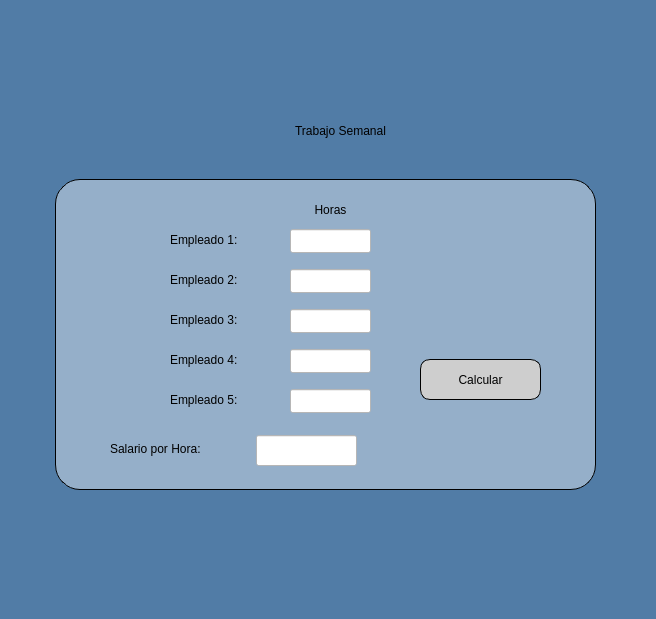
<?xml version="1.0" encoding="UTF-8"?>
<ui version="4.0">
 <class>MainWindow</class>
 <widget class="QMainWindow" name="MainWindow">
  <property name="geometry">
   <rect>
    <x>0</x>
    <y>0</y>
    <width>656</width>
    <height>619</height>
   </rect>
  </property>
  <property name="windowTitle">
   <string>MainWindow</string>
  </property>
  <property name="styleSheet">
   <string notr="true">background-color: rgb(81, 124, 166);</string>
  </property>
  <widget class="QWidget" name="centralwidget">
   <widget class="QLabel" name="lbl_logoUAT">
    <property name="geometry">
     <rect>
      <x>30</x>
      <y>10</y>
      <width>181</width>
      <height>71</height>
     </rect>
    </property>
    <property name="text">
     <string/>
    </property>
    <property name="pixmap">
     <pixmap resource="../../recursos.qrc">:/logo/Imagenes/UAT-Escudo-2024.png</pixmap>
    </property>
    <property name="scaledContents">
     <bool>true</bool>
    </property>
   </widget>
   <widget class="QLabel" name="lbl_logoFIT">
    <property name="geometry">
     <rect>
      <x>410</x>
      <y>20</y>
      <width>211</width>
      <height>61</height>
     </rect>
    </property>
    <property name="text">
     <string/>
    </property>
    <property name="pixmap">
     <pixmap resource="../../recursos.qrc">:/logo/Imagenes/LogoFIT.png</pixmap>
    </property>
    <property name="scaledContents">
     <bool>true</bool>
    </property>
   </widget>
   <widget class="QLabel" name="lbl_logoCT">
    <property name="geometry">
     <rect>
      <x>570</x>
      <y>520</y>
      <width>71</width>
      <height>51</height>
     </rect>
    </property>
    <property name="text">
     <string/>
    </property>
    <property name="pixmap">
     <pixmap resource="../../recursos.qrc">:/logo/Imagenes/logoCT.png</pixmap>
    </property>
    <property name="scaledContents">
     <bool>true</bool>
    </property>
   </widget>
   <widget class="QLabel" name="label">
    <property name="geometry">
     <rect>
      <x>110</x>
      <y>439</y>
      <width>141</width>
      <height>20</height>
     </rect>
    </property>
    <property name="styleSheet">
     <string notr="true">font: 10pt &quot;Yu Gothic UI&quot;;
background-color: rgba(255, 255, 255, 0);</string>
    </property>
    <property name="text">
     <string>Salario por Hora:</string>
    </property>
   </widget>
   <widget class="QLineEdit" name="txt_salario">
    <property name="geometry">
     <rect>
      <x>256</x>
      <y>435</y>
      <width>101</width>
      <height>31</height>
     </rect>
    </property>
    <property name="styleSheet">
     <string notr="true">font: 9pt &quot;Yu Gothic UI&quot;;
background-color: rgb(255, 255, 255);</string>
    </property>
   </widget>
   <widget class="QLabel" name="label_3">
    <property name="geometry">
     <rect>
      <x>170</x>
      <y>230</y>
      <width>111</width>
      <height>20</height>
     </rect>
    </property>
    <property name="styleSheet">
     <string notr="true">font: 9pt &quot;Verdana&quot;;
background-color: rgba(255, 255, 255, 0);</string>
    </property>
    <property name="text">
     <string>Empleado 1:</string>
    </property>
   </widget>
   <widget class="QLineEdit" name="txt_1">
    <property name="geometry">
     <rect>
      <x>290</x>
      <y>229</y>
      <width>81</width>
      <height>24</height>
     </rect>
    </property>
    <property name="styleSheet">
     <string notr="true">font: 9pt &quot;Verdana&quot;;
background-color: rgb(255, 255, 255);</string>
    </property>
    <property name="text">
     <string/>
    </property>
   </widget>
   <widget class="QLabel" name="label_4">
    <property name="geometry">
     <rect>
      <x>275</x>
      <y>200</y>
      <width>111</width>
      <height>20</height>
     </rect>
    </property>
    <property name="styleSheet">
     <string notr="true">background-color: rgba(255, 255, 255, 0);
font: 8pt &quot;Yu Gothic UI&quot;;</string>
    </property>
    <property name="text">
     <string>Horas</string>
    </property>
    <property name="alignment">
     <set>Qt::AlignCenter</set>
    </property>
   </widget>
   <widget class="QPushButton" name="btn_calcular">
    <property name="geometry">
     <rect>
      <x>420</x>
      <y>359</y>
      <width>121</width>
      <height>41</height>
     </rect>
    </property>
    <property name="styleSheet">
     <string notr="true">font: 10pt &quot;Yu Gothic UI&quot;;
background-color: rgb(206, 206, 206);
border: 1px solid black;
border-radius: 10px;</string>
    </property>
    <property name="text">
     <string>Calcular</string>
    </property>
   </widget>
   <widget class="QLineEdit" name="txt_2">
    <property name="geometry">
     <rect>
      <x>290</x>
      <y>269</y>
      <width>81</width>
      <height>24</height>
     </rect>
    </property>
    <property name="styleSheet">
     <string notr="true">font: 9pt &quot;Verdana&quot;;
background-color: rgb(255, 255, 255);</string>
    </property>
    <property name="text">
     <string/>
    </property>
   </widget>
   <widget class="QLabel" name="label_5">
    <property name="geometry">
     <rect>
      <x>170</x>
      <y>270</y>
      <width>111</width>
      <height>20</height>
     </rect>
    </property>
    <property name="styleSheet">
     <string notr="true">
background-color: rgba(255, 255, 255, 0);
font: 9pt &quot;Verdana&quot;;</string>
    </property>
    <property name="text">
     <string>Empleado 2:</string>
    </property>
   </widget>
   <widget class="QLineEdit" name="txt_3">
    <property name="geometry">
     <rect>
      <x>290</x>
      <y>309</y>
      <width>81</width>
      <height>24</height>
     </rect>
    </property>
    <property name="styleSheet">
     <string notr="true">font: 9pt &quot;Verdana&quot;;
background-color: rgb(255, 255, 255);</string>
    </property>
    <property name="text">
     <string/>
    </property>
   </widget>
   <widget class="QLabel" name="label_6">
    <property name="geometry">
     <rect>
      <x>170</x>
      <y>310</y>
      <width>111</width>
      <height>20</height>
     </rect>
    </property>
    <property name="styleSheet">
     <string notr="true">background-color: rgba(255, 255, 255, 0);
font: 9pt &quot;Verdana&quot;;</string>
    </property>
    <property name="text">
     <string>Empleado 3:</string>
    </property>
   </widget>
   <widget class="QLineEdit" name="txt_4">
    <property name="geometry">
     <rect>
      <x>290</x>
      <y>349</y>
      <width>81</width>
      <height>24</height>
     </rect>
    </property>
    <property name="styleSheet">
     <string notr="true">font: 9pt &quot;Verdana&quot;;
background-color: rgb(255, 255, 255);</string>
    </property>
    <property name="text">
     <string/>
    </property>
   </widget>
   <widget class="QLabel" name="label_7">
    <property name="geometry">
     <rect>
      <x>170</x>
      <y>350</y>
      <width>111</width>
      <height>20</height>
     </rect>
    </property>
    <property name="styleSheet">
     <string notr="true">background-color: rgba(255, 255, 255, 0);
font: 9pt &quot;Verdana&quot;;</string>
    </property>
    <property name="text">
     <string>Empleado 4:</string>
    </property>
   </widget>
   <widget class="QLineEdit" name="txt_5">
    <property name="geometry">
     <rect>
      <x>290</x>
      <y>389</y>
      <width>81</width>
      <height>24</height>
     </rect>
    </property>
    <property name="styleSheet">
     <string notr="true">font: 9pt &quot;Verdana&quot;;
background-color: rgb(255, 255, 255);</string>
    </property>
    <property name="text">
     <string/>
    </property>
   </widget>
   <widget class="QLabel" name="label_8">
    <property name="geometry">
     <rect>
      <x>170</x>
      <y>390</y>
      <width>111</width>
      <height>20</height>
     </rect>
    </property>
    <property name="styleSheet">
     <string notr="true">background-color: rgba(255, 255, 255, 0);
font: 9pt &quot;Verdana&quot;;</string>
    </property>
    <property name="text">
     <string>Empleado 5:</string>
    </property>
   </widget>
   <widget class="QLabel" name="label_2">
    <property name="geometry">
     <rect>
      <x>55</x>
      <y>179</y>
      <width>541</width>
      <height>311</height>
     </rect>
    </property>
    <property name="styleSheet">
     <string notr="true">background-color: rgba(255, 255, 255, 100);
border: 1px solid black;
border-radius: 25px;
</string>
    </property>
    <property name="text">
     <string/>
    </property>
   </widget>
   <widget class="QLabel" name="label_9">
    <property name="geometry">
     <rect>
      <x>210</x>
      <y>90</y>
      <width>261</width>
      <height>81</height>
     </rect>
    </property>
    <property name="styleSheet">
     <string notr="true">font: 20pt &quot;Yu Gothic UI&quot;;</string>
    </property>
    <property name="text">
     <string>Trabajo Semanal</string>
    </property>
    <property name="alignment">
     <set>Qt::AlignCenter</set>
    </property>
   </widget>
   <zorder>label_2</zorder>
   <zorder>lbl_logoUAT</zorder>
   <zorder>lbl_logoFIT</zorder>
   <zorder>lbl_logoCT</zorder>
   <zorder>label</zorder>
   <zorder>txt_salario</zorder>
   <zorder>label_3</zorder>
   <zorder>txt_1</zorder>
   <zorder>label_4</zorder>
   <zorder>btn_calcular</zorder>
   <zorder>txt_2</zorder>
   <zorder>label_5</zorder>
   <zorder>txt_3</zorder>
   <zorder>label_6</zorder>
   <zorder>txt_4</zorder>
   <zorder>label_7</zorder>
   <zorder>txt_5</zorder>
   <zorder>label_8</zorder>
   <zorder>label_9</zorder>
  </widget>
  <widget class="QMenuBar" name="menubar">
   <property name="geometry">
    <rect>
     <x>0</x>
     <y>0</y>
     <width>656</width>
     <height>26</height>
    </rect>
   </property>
  </widget>
  <widget class="QStatusBar" name="statusbar"/>
 </widget>
 <resources>
  <include location="../../recursos.qrc"/>
  <include location="../recursos.qrc"/>
 </resources>
 <connections/>
</ui>
